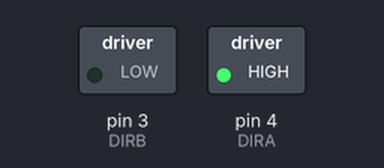
Recording of a sketch running on a simulated Arduino Uno, built with avr-gcc and run on an emulated ATmega328P. Parts: switched loads named in the sketch (green lamp = pin HIGH). Dashed ring = blinking.

Above: at 0.5 s.
Timing chart, 0 to 4.6 s (numbered marks = the images above):
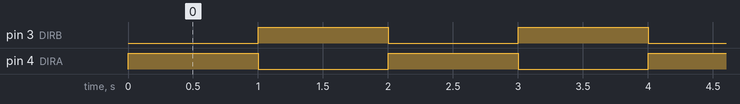

The sketch:

Lesson_13_Controlling_DC_motor.ino
```cpp
/***********************************************************
File name: Lesson_13_Controlling_DC_motor.ino
Description: drive the motor using
              the L9110 chip
Website: www.uctronics.com
E-mail: sales@uctronics.com
Author: Lee
Date: 2017/06/12
***********************************************************/
#define DIRA 4
#define DIRB 3

int i;

void setup()
{
  //---set pin direction
  pinMode(DIRA,OUTPUT);
  pinMode(DIRB,OUTPUT);
}

void loop()
{
  //---back and forth example
    digitalWrite(DIRA,HIGH); //one way
    digitalWrite(DIRB,LOW);
    delay(1000);
    digitalWrite(DIRA,LOW);  //reverse
    digitalWrite(DIRB,HIGH);
    delay(1000);
}
```

Measured:
- by itself, pin 3 (DIRB), pin 4 (DIRA): alternates HIGH for 1.0 s and LOW for 1.0 s
